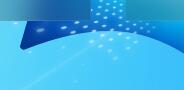
#> input picture algorithm/连通域算法/test.jpg, 184 x 90 px
$ python test.py
#> lines starting #> are read from the running program, lines starting #| are printed output that depends on the picture
import cv2
import numpy as np
img=cv2.imread('test.jpg',0)
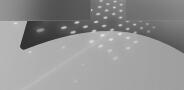
#> img: shape (90, 184); min 36, max 228, mean 144.9
rows,columns=img.shape
#> rows = 90; columns = 184
maps=np.zeros([rows,columns])
for r in range(rows):
    for c in range(columns):
        print(img[r][c])
#> this loop made 90 passes
#> (printed output is left out)
